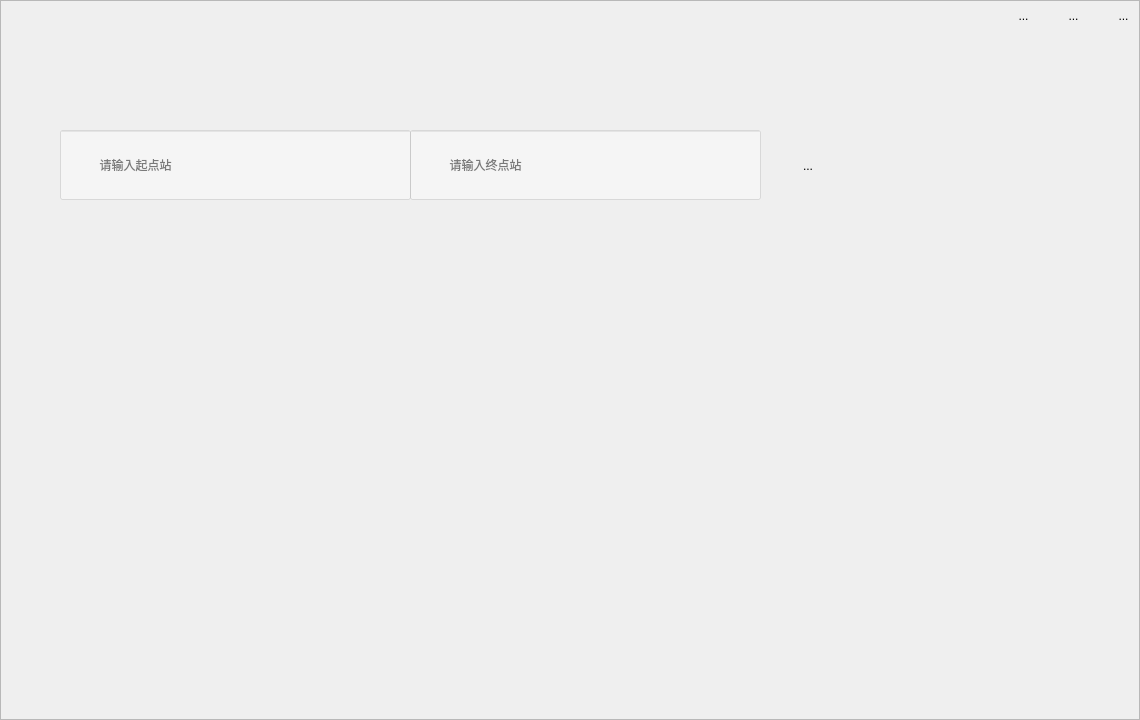
<?xml version="1.0" encoding="UTF-8"?>
<ui version="4.0">
 <class>QtGuiApplicationClass</class>
 <widget class="QMainWindow" name="QtGuiApplicationClass">
  <property name="geometry">
   <rect>
    <x>0</x>
    <y>0</y>
    <width>1140</width>
    <height>720</height>
   </rect>
  </property>
  <property name="windowTitle">
   <string>青岛地铁交通咨询系统</string>
  </property>
  <property name="windowIcon">
   <iconset resource="../QtGuiApplication.qrc">
    <normaloff>:/QtGuiApplication/Resources/tubiao.ico</normaloff>:/QtGuiApplication/Resources/tubiao.ico</iconset>
  </property>
  <property name="styleSheet">
   <string notr="true"/>
  </property>
  <widget class="QWidget" name="centralWidget">
   <property name="autoFillBackground">
    <bool>true</bool>
   </property>
   <property name="styleSheet">
    <string notr="true"/>
   </property>
   <widget class="QWidget" name="widget_2" native="true">
    <property name="geometry">
     <rect>
      <x>0</x>
      <y>0</y>
      <width>1140</width>
      <height>720</height>
     </rect>
    </property>
    <property name="contextMenuPolicy">
     <enum>Qt::ActionsContextMenu</enum>
    </property>
    <property name="styleSheet">
     <string notr="true">background-image: url(:/QtGuiApplication/Resources/beijng.jpg);</string>
    </property>
   </widget>
   <widget class="QWidget" name="widget" native="true">
    <property name="geometry">
     <rect>
      <x>0</x>
      <y>0</y>
      <width>1140</width>
      <height>720</height>
     </rect>
    </property>
    <widget class="QToolButton" name="btnOK">
     <property name="enabled">
      <bool>true</bool>
     </property>
     <property name="geometry">
      <rect>
       <x>770</x>
       <y>130</y>
       <width>76</width>
       <height>71</height>
      </rect>
     </property>
     <property name="cursor">
      <cursorShape>PointingHandCursor</cursorShape>
     </property>
     <property name="styleSheet">
      <string notr="true"/>
     </property>
     <property name="text">
      <string>...</string>
     </property>
     <property name="icon">
      <iconset resource="../QtGuiApplication.qrc">
       <normaloff>:/QtGuiApplication/Resources/555.ico</normaloff>:/QtGuiApplication/Resources/555.ico</iconset>
     </property>
     <property name="iconSize">
      <size>
       <width>65</width>
       <height>59</height>
      </size>
     </property>
     <property name="checkable">
      <bool>false</bool>
     </property>
     <property name="toolButtonStyle">
      <enum>Qt::ToolButtonIconOnly</enum>
     </property>
     <property name="autoRaise">
      <bool>true</bool>
     </property>
    </widget>
    <widget class="QLineEdit" name="LineStart">
     <property name="geometry">
      <rect>
       <x>60</x>
       <y>130</y>
       <width>351</width>
       <height>70</height>
      </rect>
     </property>
     <property name="mouseTracking">
      <bool>true</bool>
     </property>
     <property name="whatsThis">
      <string>&lt;html&gt;&lt;head/&gt;&lt;body&gt;&lt;p&gt;从法&lt;/p&gt;&lt;/body&gt;&lt;/html&gt;</string>
     </property>
     <property name="styleSheet">
      <string notr="true">background-color: rgba(255, 255, 255, 100);
font: 18pt &quot;Adobe 黑体 Std R&quot;;
border-color: rgb(255, 255, 255);</string>
     </property>
     <property name="text">
      <string/>
     </property>
     <property name="placeholderText">
      <string>           请输入起点站</string>
     </property>
    </widget>
    <widget class="QLineEdit" name="LineEnd">
     <property name="geometry">
      <rect>
       <x>410</x>
       <y>130</y>
       <width>351</width>
       <height>70</height>
      </rect>
     </property>
     <property name="autoFillBackground">
      <bool>false</bool>
     </property>
     <property name="styleSheet">
      <string notr="true">background-color: rgba(255, 255, 255, 100);
font: 18pt &quot;Adobe 黑体 Std R&quot;;
border-color: rgb(255, 255, 255);</string>
     </property>
     <property name="text">
      <string/>
     </property>
     <property name="placeholderText">
      <string>           请输入终点站</string>
     </property>
    </widget>
    <widget class="QToolButton" name="min">
     <property name="geometry">
      <rect>
       <x>1050</x>
       <y>0</y>
       <width>47</width>
       <height>31</height>
      </rect>
     </property>
     <property name="cursor">
      <cursorShape>PointingHandCursor</cursorShape>
     </property>
     <property name="text">
      <string>...</string>
     </property>
     <property name="icon">
      <iconset resource="../QtGuiApplication.qrc">
       <normaloff>:/小图标/Resources/最小化.ico</normaloff>:/小图标/Resources/最小化.ico</iconset>
     </property>
     <property name="iconSize">
      <size>
       <width>30</width>
       <height>30</height>
      </size>
     </property>
     <property name="autoRaise">
      <bool>true</bool>
     </property>
    </widget>
    <widget class="QToolButton" name="close">
     <property name="geometry">
      <rect>
       <x>1100</x>
       <y>0</y>
       <width>47</width>
       <height>31</height>
      </rect>
     </property>
     <property name="cursor">
      <cursorShape>ClosedHandCursor</cursorShape>
     </property>
     <property name="text">
      <string>...</string>
     </property>
     <property name="icon">
      <iconset resource="../QtGuiApplication.qrc">
       <normaloff>:/小图标/Resources/关闭.ico</normaloff>:/小图标/Resources/关闭.ico</iconset>
     </property>
     <property name="iconSize">
      <size>
       <width>30</width>
       <height>30</height>
      </size>
     </property>
     <property name="autoRaise">
      <bool>true</bool>
     </property>
    </widget>
    <widget class="QToolButton" name="help">
     <property name="geometry">
      <rect>
       <x>1000</x>
       <y>0</y>
       <width>47</width>
       <height>31</height>
      </rect>
     </property>
     <property name="cursor">
      <cursorShape>PointingHandCursor</cursorShape>
     </property>
     <property name="text">
      <string>...</string>
     </property>
     <property name="icon">
      <iconset resource="../QtGuiApplication.qrc">
       <normaloff>:/小图标/Resources/帮助.ico</normaloff>:/小图标/Resources/帮助.ico</iconset>
     </property>
     <property name="iconSize">
      <size>
       <width>30</width>
       <height>30</height>
      </size>
     </property>
     <property name="autoRaise">
      <bool>true</bool>
     </property>
    </widget>
   </widget>
   <widget class="Mypen" name="mypen">
    <property name="geometry">
     <rect>
      <x>0</x>
      <y>0</y>
      <width>1140</width>
      <height>720</height>
     </rect>
    </property>
    <property name="frameShape">
     <enum>QFrame::StyledPanel</enum>
    </property>
    <property name="frameShadow">
     <enum>QFrame::Raised</enum>
    </property>
   </widget>
   <zorder>widget_2</zorder>
   <zorder>mypen</zorder>
   <zorder>widget</zorder>
  </widget>
 </widget>
 <layoutdefault spacing="6" margin="11"/>
 <customwidgets>
  <customwidget>
   <class>Mypen</class>
   <extends>QFrame</extends>
   <header location="global">mypen.h</header>
   <container>1</container>
  </customwidget>
 </customwidgets>
 <resources>
  <include location="../QtGuiApplication.qrc"/>
 </resources>
 <connections/>
</ui>
